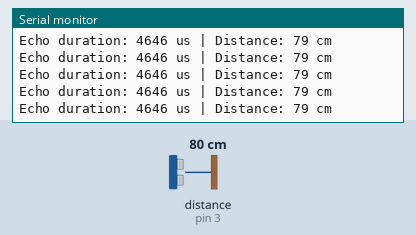
Simulated run of this sketch. Board: Arduino Uno, built with avr-gcc and run on an emulated ATmega328P. Shown: the last lines printed to the serial monitor. Wiring (inferred from the names in the program): ultrasonic range finder: trigger pin 2; echo pin 3. The inputs (shaded band) are chosen by the test bench; at power-on: distance to the obstacle (sensor on pin 3) 80 cm. The echo pulse lasts 58.3 µs per cm.

Above: at 1.2 s.
1.3 s: distance to the obstacle (sensor on pin 3) set to 2 cm
At 1.72 s:
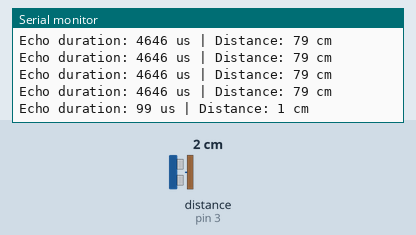
4.3 s: distance to the obstacle (sensor on pin 3) set to 4 cm
At 4.48 s:
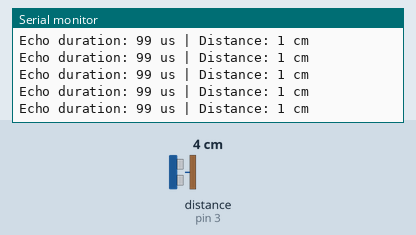
5.8 s: distance to the obstacle (sensor on pin 3) set to 299 cm
At 6.01 s:
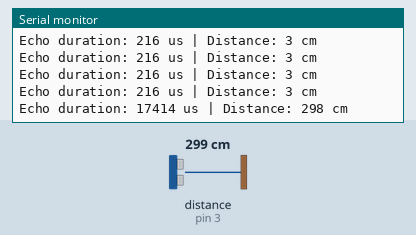
8.8 s: distance to the obstacle (sensor on pin 3) set to 9 cm
At 8.96 s:
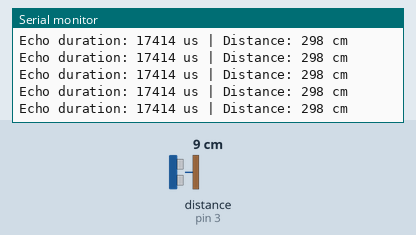
Timing chart, 0 to 11.8 s (numbered marks = the images above; inputs shaded):
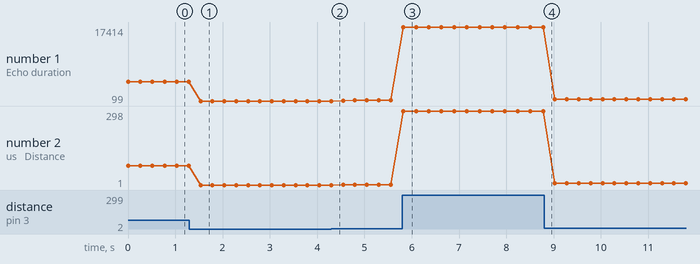

The sketch:

radar.ino
```cpp
const int trigPin = 2;
const int echoPin = 3;

void setup() {
  Serial.begin(9600);
  pinMode(trigPin, OUTPUT);
  pinMode(echoPin, INPUT);
}

void loop() {
  // Clear trigger
  digitalWrite(trigPin, LOW);
  delayMicroseconds(2);

  // Send 10us pulse
  digitalWrite(trigPin, HIGH);
  delayMicroseconds(10);
  digitalWrite(trigPin, LOW);

  // Read echo time (timeout 30000us = ~5 meters)
  long duration = pulseIn(echoPin, HIGH, 30000);

  // Convert to cm
  int distance = duration * 0.0343 / 2;

  Serial.print("Echo duration: ");
  Serial.print(duration);
  Serial.print(" us | Distance: ");
  Serial.print(distance);
  Serial.println(" cm");

  delay(250);
}
```

Measured:
- after the input at 1.3 s, the serial monitor: prints a new line after 0.24 s (image 1)
- after the input at 5.8 s, the serial monitor: prints a new line at once (image 3)
- plotted number 1: 4646 → 99 after the input at 1.3 s, 99 → 216 after the input at 4.3 s, 216 → 17414 after the input at 5.8 s, 17414 → 507 after the input at 8.8 s
- plotted number 2: 79 → 1 after the input at 1.3 s, 1 → 3 after the input at 4.3 s, 3 → 298 after the input at 5.8 s, 298 → 8 after the input at 8.8 s
